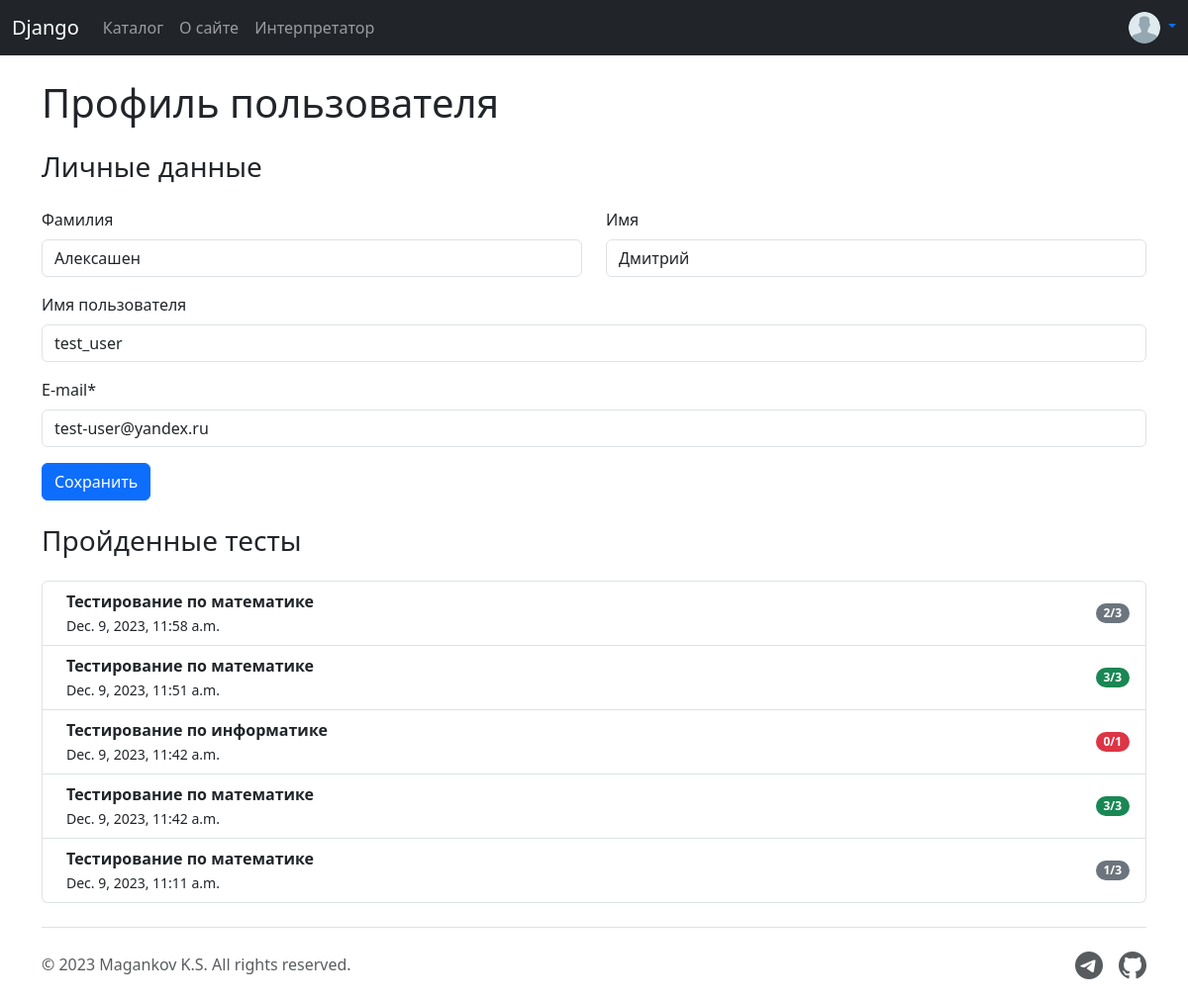
Before: /profile/?page=2 (signed in) with the older database file.
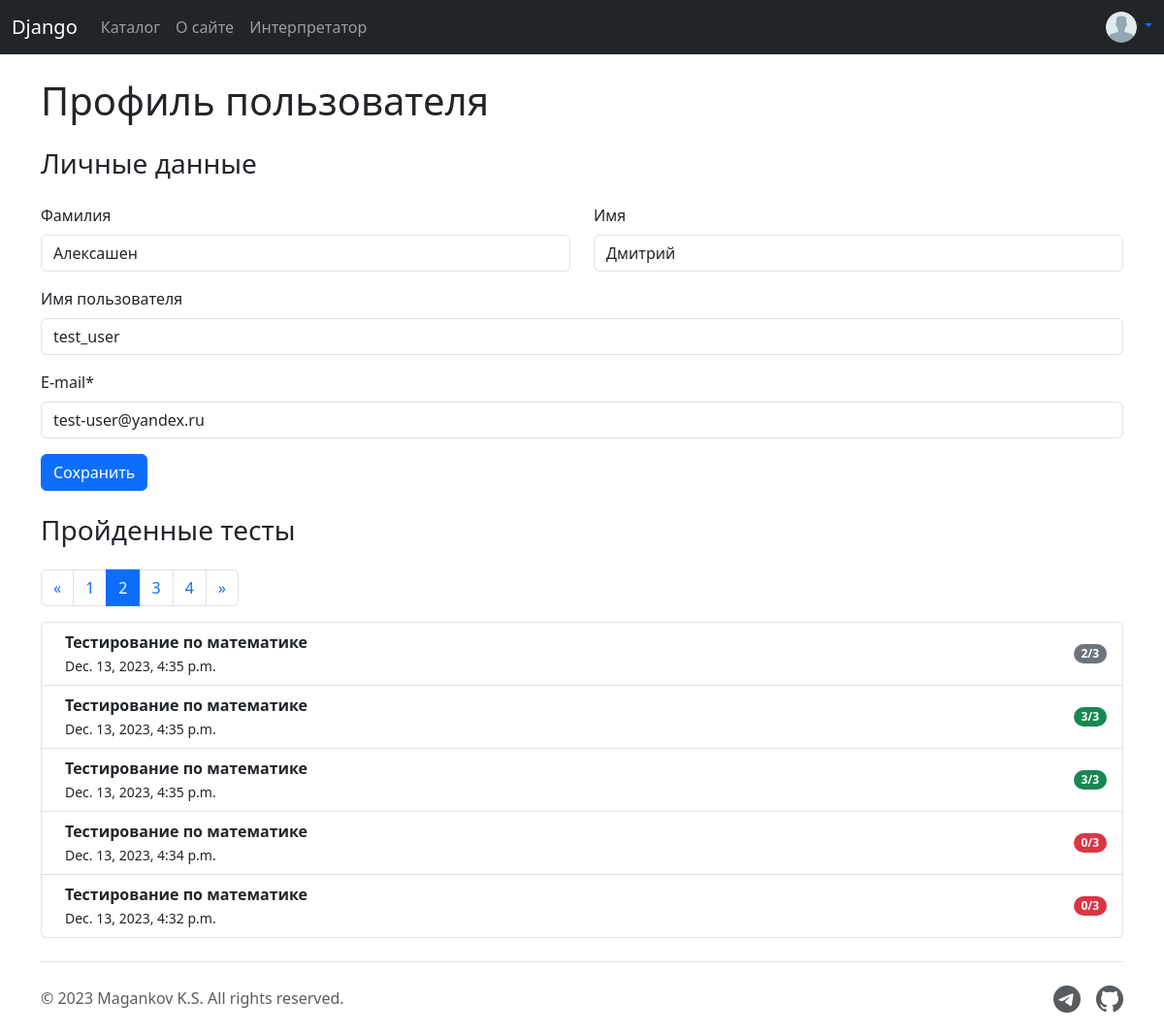
After: the same page with the newer database file.
### tester_app/models.py (models this page shows, shortened)
class Result(models.Model):
    test = models.ForeignKey(Testing, on_delete=models.CASCADE)
    user = models.ForeignKey(User, on_delete=models.CASCADE)
    datetime = models.DateTimeField(default=datetime.datetime.now)
    correct = models.IntegerField()
    wrong = models.IntegerField()
    objects = models.Manager()

class Testing(models.Model):
    TYPE_CHOICES = (
        ('TEST', 'Тест'),
        ('INTERPRETER', 'Интерпретатор'),
    )
    name = models.CharField(max_length=50)
    description = models.TextField(max_length=150)
    type = models.CharField(max_length=15, choices=TYPE_CHOICES, default='TEST')
    slug = AutoSlugField(populate_from='name', unique=True, slugify=slugify_value)
    objects = models.Manager()
    def __str__(self):
        return self.name

### tester_app/views.py (the view)
# urls.py: path("profile/", views.profile_view, name="profile"),
@login_required(login_url='login')
def profile_view(request):
    context['title'] = 'Профиль'
    context['has_header'] = True
    user = request.user
    if user.is_superuser or user.is_staff:
        return redirect(f'/admin/auth/user/{user.id}')
    form = UpdateUserForm(instance=user)
    context['form'] = form
    results = Result.objects.filter(user=user).order_by('-datetime')
    paginator = Paginator(results, PER_PAGE)
    page_number = request.GET.get("page")
    page_obj = paginator.get_page(page_number)
    context['data'] = page_obj
    return render(request, 'tester_app/profile.html', context)

### tester_app/forms.py (shortened to what this page needs)
class LoginForm(forms.Form):
    username = forms.CharField(max_length=100, label='Логин',
                               widget=forms.TextInput(attrs={"class": "form-control rounded-3",
                                                             "placeholder": "Enter your username"}))
    password = forms.CharField(max_length=100, label='Пароль',
                               widget=forms.PasswordInput(attrs={"class": "form-control rounded-3",
                                                                 "placeholder": "Enter your password"}))

### templates/tester_app/profile.html (shortened to what this page needs)
{% extends "tester_app/base.html" %}
{% block body %}
<div class="container">
    <h1 class="mb-4">Профиль пользователя</h1>
    <form class="mb-4" method="POST" action="{% url 'profile_save' %}">
        <div class="row gy-3">
            <h3>Личные данные</h3>
            <div class="col-md-6">
                <label for="{{form.last_name.id_for_label}}"
                       class="form-label">{{form.last_name.label}}
                </label>
                {{form.last_name}}
            </div>
            <div class="col-md-6">
                <label for="{{form.first_name.id_for_label}}"
                       class="form-label">{{form.first_name.label}}
                </label>
                {{form.first_name}}
            </div>
            <div class="col-md-12">
                <label for="{{form.username.id_for_label}}"
                       class="form-label">{{form.username.label}}
                </label>
                {{form.username}}
            </div>
            <div class="col-md-12">
                <label for="{{form.email.id_for_label}}"
                       class="form-label">{{form.email.label}}
                </label>
                {{form.email}}
            </div>
            <div class="col-12">
                <button type="submit" class="btn btn-primary">Сохранить</button>
            </div>
        </div>
    </form>
    <h3 class="mb-4">Пройденные тесты</h3>
    {% include 'tester_app/pagination.html' %}
    <ul class="list-group mb-4">
        {% for a in data %}
        <li class="list-group-item d-flex justify-content-between align-items-center">
            <div class="ms-2 me-auto">
                <div class="fw-bold">{{a.test}}</div>
                <small>{{a.datetime}}</small>
            </div>
            <span class="badge
            {% if a.correct == a.correct|add:a.wrong %}bg-success
            {% elif a.correct == 0 %}bg-danger
            {% else %} bg-secondary
            {% endif %}
            rounded-pill">{{a.correct}}/{{a.correct|add:a.wrong}}</span>
        </li>
        {% endfor %}
    </ul>
</div>
{% endblock %}

Changed rows visible on the page:
no longer on this page (row unchanged): Result: test "Тестирование по математике", datetime "Dec. 9, 2023, 11:58 a.m.", correct "2", correct|add "3"
no longer on this page (row unchanged): Result: test "Тестирование по математике", datetime "Dec. 9, 2023, 11:51 a.m.", correct "3", correct|add "3"
no longer on this page (row unchanged): Result: test "Тестирование по информатике", datetime "Dec. 9, 2023, 11:42 a.m.", correct "0", correct|add "1"
no longer on this page (row unchanged): Result: test "Тестирование по математике", datetime "Dec. 9, 2023, 11:42 a.m.", correct "3", correct|add "3"
no longer on this page (row unchanged): Result: test "Тестирование по математике", datetime "Dec. 9, 2023, 11:11 a.m.", correct "1", correct|add "3"
added Result: test "Тестирование по математике", datetime "Dec. 13, 2023, 4:35 p.m.", correct "2", correct|add "3"
added Result: test "Тестирование по математике", datetime "Dec. 13, 2023, 4:35 p.m.", correct "3", correct|add "3"
added Result: test "Тестирование по математике", datetime "Dec. 13, 2023, 4:35 p.m.", correct "3", correct|add "3"
added Result: test "Тестирование по математике", datetime "Dec. 13, 2023, 4:34 p.m.", correct "0", correct|add "3"
added Result: test "Тестирование по математике", datetime "Dec. 13, 2023, 4:32 p.m.", correct "0", correct|add "3"
Other visible differences:
new list line: "1"
new list line: "2"
new list line: "3"
new list line: "4"
